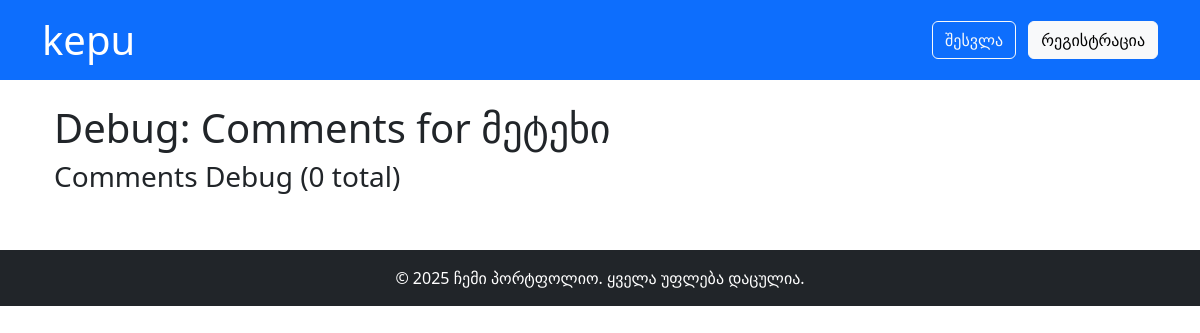
The page /debug/project/project_3 on the database as committed earlier.
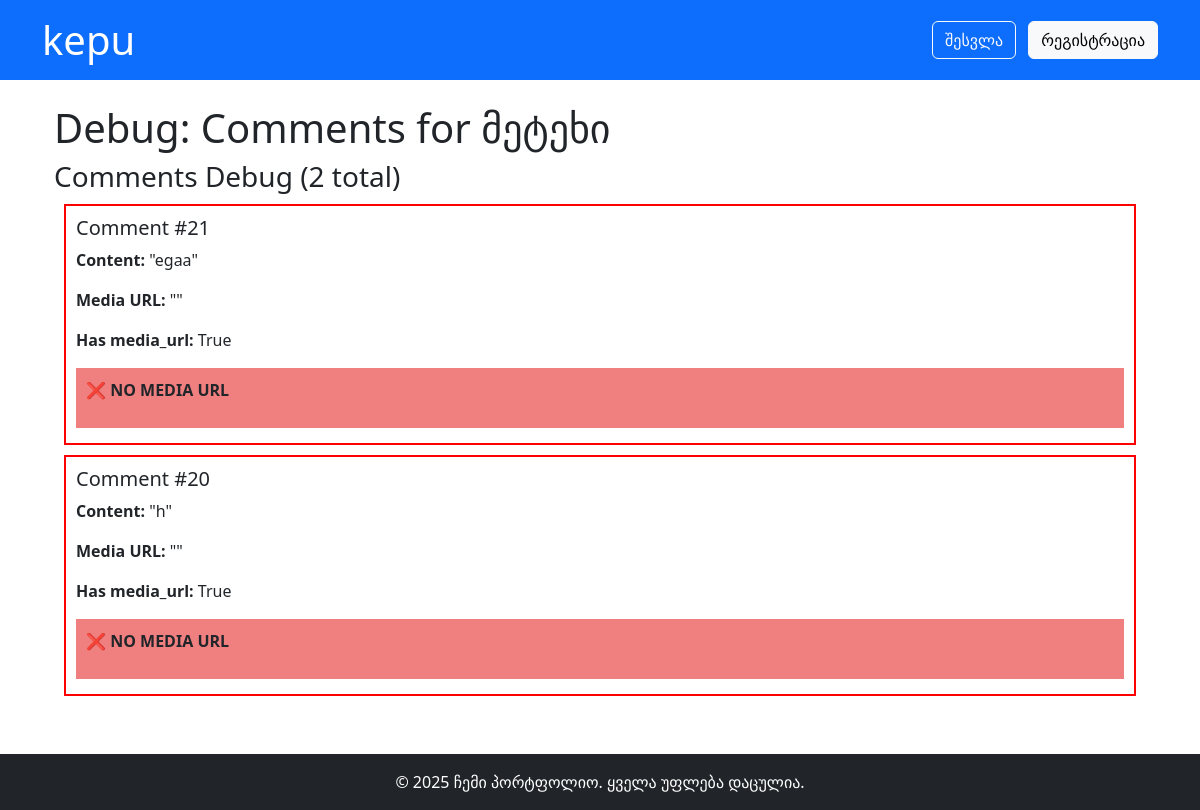
The same page on the database as committed later.
### models.py (models this page shows, shortened)
class Comment(db.Model):
    id = db.Column(db.Integer, primary_key=True)
    content = db.Column(db.Text, nullable=False)
    project_id = db.Column(db.String(50), nullable=False)
    user_id = db.Column(db.Integer, db.ForeignKey('user.id'), nullable=False)  # Required for registered users only
    parent_id = db.Column(db.Integer, db.ForeignKey('comment.id'), nullable=True)
    media_urls = db.Column(db.Text, nullable=True)  # JSON array of Cloudinary URLs
    created_at = db.Column(db.DateTime, default=datetime.utcnow)
    replies = db.relationship('Comment', backref=db.backref('parent', remote_side=[id]), lazy=True)
    likes = db.relationship('Like', backref='comment', lazy=True, cascade='all, delete-orphan')

### app.py (the view)
@app.route('/debug/project/<project_id>')
def debug_project_detail(project_id):
    projects = load_projects()
    project = next((p for p in projects if p['id'] == project_id), None)
    if not project:
        return 'Project not found', 404
    comments = Comment.query.filter_by(project_id=project_id, parent_id=None).order_by(Comment.created_at.desc()).all()
    return render_template('debug_comments.html', project=project, comments=comments)

### app.py (called while the page is built)
def load_projects():
    if os.path.exists(PROJECTS_JSON):
        with open(PROJECTS_JSON, 'r', encoding='utf-8') as f:
            return json.load(f)
    return []

### templates/debug_comments.html (shortened to what this page needs)
{% extends 'base.html' %}
{% block content %}
<div class="container">
    <h1>Debug: Comments for {{ project.title }}</h1>
    <div class="row">
        <div class="col-12">
            <h3>Comments Debug ({{ comments|length }} total)</h3>
            {% for comment in comments %}
            <div style="border: 2px solid {% if comment.media_url %}green{% else %}red{% endif %}; margin: 10px; padding: 10px;">
                <h5>Comment #{{ comment.id }}</h5>
                <p><strong>Content:</strong> "{{ comment.content }}"</p>
                <p><strong>Media URL:</strong> "{{ comment.media_url }}"</p>
                <p><strong>Has media_url:</strong> {{ comment.media_url is not none }}</p>
                {% if comment.media_url %}
                <div style="background: lightgreen; padding: 10px; margin: 5px 0;">
                    <p><strong>✅ HAS MEDIA URL</strong></p>
                    <p>URL starts with http: {{ comment.media_url.startswith('http') }}</p>
                    <p>URL ends with image ext: {{ comment.media_url.endswith(('.jpg', '.jpeg', '.png', '.gif')) }}</p>
                    <p>URL contains 'image': {{ 'image' in comment.media_url }}</p>
                    <div style="border: 2px solid blue; padding: 10px; margin: 10px 0;">
                        <p><strong>Image Preview:</strong></p>
                        <img src="{{ comment.media_url }}"
                             onclick="openImageModal(this.src)"
                             style="max-width: 200px; cursor: pointer; border: 3px solid red;"
                             alt="Comment Image"
                             onerror="this.style.border='3px solid red'; this.alt='IMAGE FAILED TO LOAD';">
                        <p><em>Click image above to test modal</em></p>
                    </div>
                </div>
                {% else %}
                <div style="background: lightcoral; padding: 10px; margin: 5px 0;">
                    <p><strong>❌ NO MEDIA URL</strong></p>
                </div>
                {% endif %}
            </div>
            {% endfor %}
        </div>
    </div>
</div>
{% endblock %}

### templates/base.html (shortened to what this page needs)
<!DOCTYPE html>
<html lang="ka">
<head>
    <link rel="stylesheet" href="https://cdn.jsdelivr.net/npm/bootstrap@5.3.0/dist/css/bootstrap.min.css">
    <link rel="stylesheet" href="https://cdn.jsdelivr.net/npm/bootstrap-icons@1.11.0/font/bootstrap-icons.css">
    <link rel="stylesheet" href="{{ url_for('static', filename='style.css') }}">
</head>
<body>
    <header class="bg-primary text-white py-3 mb-4">
        <div class="container">
            <div class="d-flex justify-content-between align-items-center">
                <h1 class="mb-0">
                    <a href="/" class="text-white text-decoration-none" style="cursor:pointer;">kepu</a>
                </h1>
                <div class="d-flex align-items-center">
                    {% if current_user.is_authenticated %}
                        <div class="dropdown ms-3">
                            <button class="btn btn-outline-light dropdown-toggle d-flex align-items-center" type="button" data-bs-toggle="dropdown">
                                <i class="bi bi-person-circle me-2"></i>
                                {{ current_user.email }}
                            </button>
                            <ul class="dropdown-menu">
                                <li><a class="dropdown-item" href="{{ url_for('logout') }}">
                                    <i class="bi bi-box-arrow-right"></i> გასვლა
                                </a></li>
                            </ul>
                        </div>
                    {% else %}
                        <div class="ms-3">
                            <a href="{{ url_for('login') }}" class="btn btn-outline-light me-2">შესვლა</a>
                            <a href="{{ url_for('register') }}" class="btn btn-light">რეგისტრაცია</a>
                        </div>
                    {% endif %}
                </div>
            </div>
        </div>
    </header>
    <main class="container mb-5">
        {% block content %}{% endblock %}
    </main>
    <footer class="bg-dark text-white py-3 mt-auto">
        <div class="container text-center">
            &copy; {{ 2025 }} ჩემი პორტფოლიო. ყველა უფლება დაცულია.
        </div>
    </footer>
</body>
</html>

Rows that differ between the two databases and show on the page:
added Comment: id "21", content "egaa", media_url "True"
added Comment: id "20", content "h", media_url "True"
Other text that changed with them:
{{ comments|length }}: "0" → "2"
